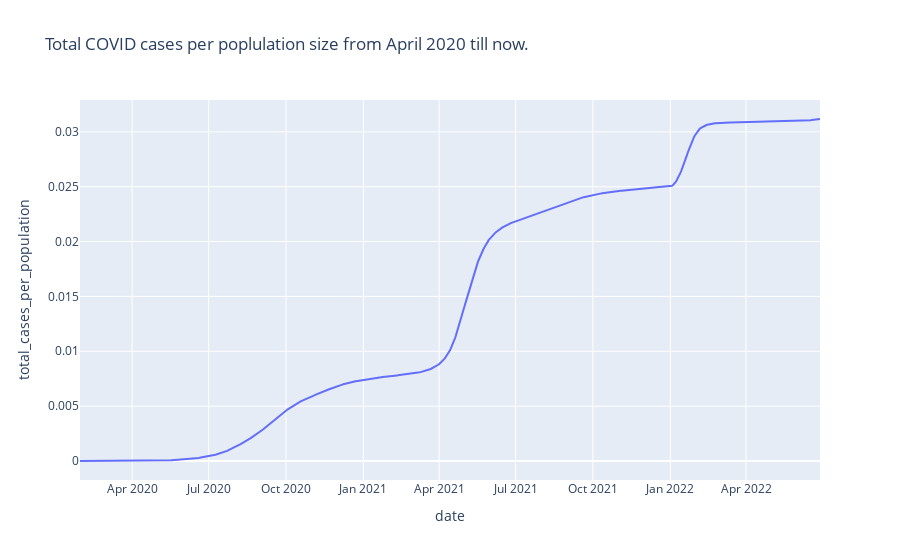

Notebook code cell kept with this figure:
### Code cell
fig=px.line(df_germany_data, x='date', y='total_cases_per_population', title="Total COVID cases per poplulation size from April 2020 till now.")
fig=px.line(df_india_data, x='date', y='total_cases_per_population', title="Total COVID cases per poplulation size from April 2020 till now.")
fig.show()

### Figure 1 — Plotly figure (JSON) as saved in the notebook; plotly's stock layout.template omitted (floating-point values rounded to 4 significant figures; data arrays with more than 128 entries replaced by an {"elided": "..."} marker saying what was removed)
{"data": [{"hovertemplate": "date=%{x}<br>total_cases_per_population=%{y}<extra></extra>", "legendgroup": "", "line": {"color": "#636efa", "dash": "solid"}, "marker": {"symbol": "circle"}, "mode": "lines", "name": "", "orientation": "v", "showlegend": false, "type": "scatter", "x": {"elided": "881 str values"}, "xaxis": "x", "y": {"elided": "881 float values"}, "yaxis": "y"}], "layout": {"autosize": true, "legend": {"tracegroupgap": 0}, "title": {"text": "Total COVID cases per poplulation size from April 2020 till now."}, "xaxis": {"anchor": "y", "autorange": true, "domain": [0, 1], "range": ["2020-01-30", "2022-06-28"], "title": {"text": "date"}, "type": "date"}, "yaxis": {"anchor": "x", "autorange": true, "domain": [0, 1], "range": [-0.001732, 0.0329], "title": {"text": "total_cases_per_population"}, "type": "linear"}}}
